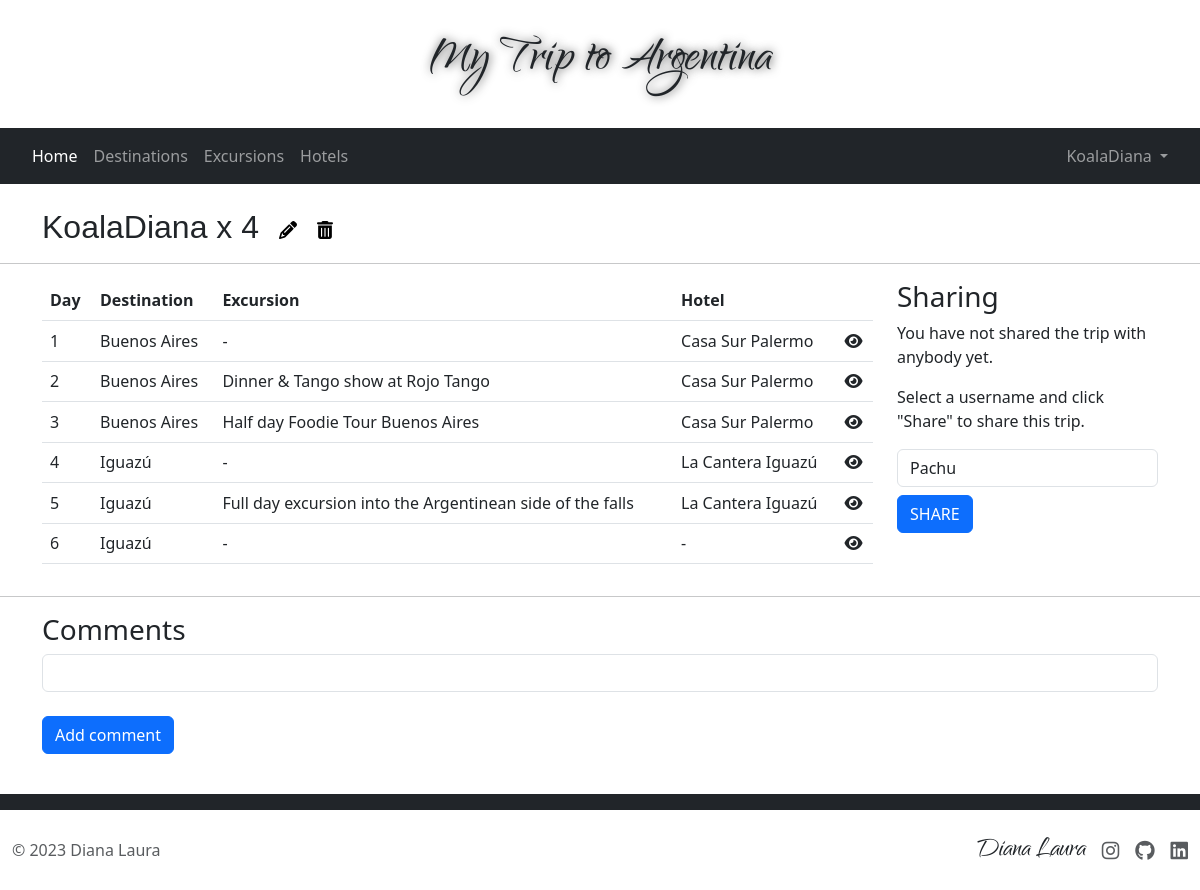
Screenshot of /trip/65 (signed in) with the database file from the repository.
### argentina/models.py (models this page shows, shortened)
class User(AbstractUser):
    def __str__(self):
        return f"{self.username}"

class Trip(models.Model):
    class Meta:
        ordering = ('-id',)
    name = models.CharField(max_length=200)
    nights = models.PositiveSmallIntegerField()
    user = models.ForeignKey(User, on_delete=models.CASCADE, related_name="trip_user")
    start_date = models.DateTimeField(default=django.utils.timezone.now, verbose_name='start_date')
    finish_date = models.DateTimeField(default=django.utils.timezone.now, verbose_name='finish_date')

class TripItem(models.Model):
    trip = models.ForeignKey(Trip, on_delete=models.CASCADE, related_name="items")
    dayInTrip = models.PositiveSmallIntegerField()
    destination = models.ForeignKey(Destination, on_delete=models.CASCADE, related_name="destination_item")
    excursion = models.ForeignKey(Excursion, on_delete=models.CASCADE, blank=True, null=True, related_name="excursion_item")
    hotel = models.ForeignKey(Hotel, on_delete=models.CASCADE, blank=True, null=True, related_name="hotel_item")
    warning = models.CharField(blank=True, max_length=500)

class Destination(models.Model):
    name = models.CharField(max_length=100)
    description = models.CharField(max_length=500)
    pic1_url = models.CharField(max_length=500)
    pic2_url = models.CharField(max_length=500)
    pic3_url = models.CharField(max_length=500)
    attractions = MultiSelectField(choices=ATTRACTIONS, max_length=500)
    interests = MultiSelectField(choices=INTERESTS, max_length=500)
    min_nights = models.PositiveSmallIntegerField()
    max_nights = models.PositiveSmallIntegerField()
    children_ranking = models.CharField(choices=CHILDREN_RANKING_OPTIONS, max_length=10)
    def __str__(self):
        return f"{self.name}"

class Hotel(models.Model):
    class Meta:
        ordering = ('name',)
    destination = models.ForeignKey(Destination, on_delete=models.CASCADE, related_name="properties")
    hotel_quality = models.CharField(choices=HOTEL_QUALITY_OPTIONS, max_length=10)
    name = models.CharField(max_length=100)
    description = models.CharField(max_length=800)
    pic1_url = models.CharField(max_length=500)
    pic2_url = models.CharField(max_length=500)
    pic3_url = models.CharField(max_length=500)
    min_age = models.PositiveSmallIntegerField()
    max_age = models.PositiveSmallIntegerField()
    def __str__(self):
        return f"{self.name}"

class Excursion(models.Model):
    class Meta:
        ordering = ('name',)
    destination = models.ForeignKey(Destination, on_delete=models.CASCADE, related_name="excursions")
    name = models.CharField(max_length=100)
    description = models.CharField(max_length=1500)
    pic1_url = models.CharField(max_length=500)
    pic2_url = models.CharField(max_length=500)
    pic3_url = models.CharField(max_length=500)
    season = MultiSelectField(choices=SEASONS, max_length=500)
    interests = MultiSelectField(choices=INTERESTS, max_length=500)
    min_age = models.PositiveSmallIntegerField()
    max_age = models.PositiveSmallIntegerField()

### argentina/views.py (the view)
# urls.py: path("trip/<str:trip_id>", views.display_trip, name="trip"),
@login_required
def display_trip(request, trip_id):
    trip = Trip.objects.get(pk=trip_id)
    shared_users_list = SharedUser.objects.filter(trip_user=request.user).filter(trip=trip)
    shared_users = []
    for i in shared_users_list:
        shared_users.append(i.shared_user)
    non_shared_users = []
    for user in User.objects.all():
        if shared_users:
            if user != request.user and user not in shared_users:
                non_shared_users.append(user)
        else:
            non_shared_users = User.objects.exclude(pk=request.user.id)
    return render(request, "argentina/trip.html", {
        "trip": trip,
        "items": TripItem.objects.filter(trip_id=trip_id),
        "comments": Comment.objects.filter(trip=trip),
        "users": non_shared_users,
        "shared": shared_users
    })

### argentina/templates/argentina/trip.html (shortened to what this page needs)
{% extends "argentina/layout.html" %}
{% block body %}
    <br>
    <div class="container">
        <h2 class="d-inline" id="title">{{ trip.name }}</h2>
        {% if request.user == trip.user %}
            <img src="../../static/argentina/images/icons/pencil.svg" class="mx-3 mb-2 d-inline pencil" id="pencil-title">
            <img src="../../static/argentina/images/icons/trash.svg"
                class="mb-2 d-inline trash"
                id="trash"
                data-bs-toggle="modal"
                data-bs-target="#delete-trip">
        {% endif %}
    </div>
    <hr>
    <div class="container">
        <div class="row">
            <main class="col col-12 col-lg-9">
                <div class="table-responsive">
                    <table class="table table-hover">
                        <thead>
                            <tr>
                                <th scope="col">Day</th>
                                <th scope="col">Destination</th>
                                <th scope="col">Excursion</th>
                                <th scope="col">Hotel</th>
                                <th></th>
                            </tr>
                        </thead>
                        <tbody>
                            {% for item in items %}
                                <tr>
                                    <td>{{ item.dayInTrip }}</td>
                                    <td>{{ item.destination }}<br>
                                    {% if item.excursion %}
                                        <td>{{ item.excursion.name }}
                                        </td>
                                    {% else %}
                                        <td>-</td>
                                    {% endif %}
                                    {% if item.hotel %}
                                        <td>{{ item.hotel }}</td>
                                    {% else %}
                                        <td>-</td>
                                    {% endif %}
                                    <td>
                                        <i class="fa-solid fa-eye trip-row" id="{{ item.id }}"></i>
                                    </td>
                                </tr>
                            {% endfor %}
                        </tbody>
                    </table>
                </div>
            </main>
            <aside class="col col-12 col-lg-3">
                <div>
                    <h3>Sharing</h3>
                    {% if request.user == trip.user %}
                        {% if shared %}
                            <p>You have shared your trip with:</p>
                            <ul>
                            {% for user in shared %}
                                <li>{{ user.username }}</li>
                            {% endfor %}
                            </ul>
                        {% else %}
                            <p>You have not shared the trip with anybody yet.</p>
                        {% endif %}
                        <p>Select a username and click "Share" to share this trip.</p>
                        <form action="{% url 'share' trip.id %}" method="post">
                            <div class="form-group mb-2">
                                <select class="form-control" name="shared-users">
                                    {% for user in users %}
                                        <option class="user" value="{{ user.id }}">{{ user.username }}</option>
                                    {% endfor %}
                                </select>
                            </div>
                            <input class="btn btn-primary mb-3" type="submit" value="SHARE">
                        </form>
                    {% else %}
                        <p>
                            This is a trip that you do not own to share. You can leave a message
                            in the comments section <a href="#comments">below</a>.
                        </p>
                    {% endif %}
                </div>
            </aside>
        </div>
    </div>
    <hr>
    <div id="comments" class="container">
        <h3>Comments</h3>
        <form action="{% url 'add_comment' trip.id %}" method="post">
            <div class="form-group">
                <input class="form-control my-2" type="text" name="comment">
                <input class="btn btn-primary my-3" type="submit" value="Add comment">
            </div>
        </form>
    </div>
    <br>
{% endblock %}

### argentina/templates/argentina/layout.html (shortened to what this page needs)
{% load static %}
<!DOCTYPE html>
<html lang="en">
    <head>
        <link href="{% static 'argentina/css/styles.css' %}" rel="stylesheet">
        <link href="../../static/argentina/css/bootstrap.min.css" rel="stylesheet">
    </head>
    <body>
        <div id="header">
            <div id="video-header">
                <video src="../../static/argentina/images/fondo.mov" autoplay="true" muted="true" loop="true" poster="../../static/argentina/images/fondo.jpeg"></video>
                <strong><h1 id="app-title">My Trip to Argentina</h1></strong>
            </div>
            <nav class="navbar navbar-expand-lg navbar-dark bg-dark px-4">
                <div class="collapse navbar-collapse" id="navbarSupportedContent">
                    <ul class="navbar-nav me-auto mb-2 mb-lg-0">
                        <li class="nav-item">
                            <a class="nav-link active" aria-current="page" href="{% url 'index' %}">Home
                            </a>
                        </li>
                        <li class="nav-item">
                            <a class="nav-link" href="{% url 'destinations' %}">Destinations</a>
                        </li>
                        <li>
                            <a class="nav-link" href="{% url 'excursions' %}">Excursions</a>
                        </li>
                        <li>
                            <a class="nav-link" href="{% url 'hotels' %}">Hotels</a>
                        </li>
                    </ul>
                    <ul class="nav navbar-nav">
                    {% if user.is_authenticated %}
                        <li class="nav-item dropdown">
                            <a class="nav-link dropdown-toggle" href="#" role="button" data-bs-toggle="dropdown" aria-expanded="false">
                                {{ user.username }}
                            </a>
                        </li>
                    {% endif %}
                    </ul>
                </div>
            </nav>
        </div>
        {% block body %}
        {% endblock %}
        <div class="bg-dark p-2"></div>
        <div class="container-fluid">
            <footer class="d-flex flex-wrap justify-content-between align-items-center py-2 my-2">
              <div class="col-md-4 d-flex align-items-center">
                <span class="mb-3 mb-md-0 text-muted">&copy; 2023 Diana Laura</span>
              </div>
              <ul class="nav col-md-4 justify-content-end list-unstyled d-flex align-items-center">
                <li id="brand-name">Diana Laura</li>
                <li class="ms-3"><a class="text-muted" target="_blank" href="https://www.instagram.com/diana.capellino/"><i class="fa-brands fa-instagram fa-lg" width="24" height="24"></i></a></li>
                <li class="ms-3"><a class="text-muted" target="_blank" href="https://github.com/DianaCapellino/"><i class="fa-brands fa-github fa-lg" width="24" height="24"></i></a></li>
                <li class="ms-3"><a class="text-muted" target="_blank" href="https://www.linkedin.com/in/diana-capellino-8865b4128/"><i class="fa-brands fa-linkedin fa-lg" width="24" height="24"></i></a></li>
              </ul>
            </footer>
        </div>
    </body>
</html>

### argentina/static/argentina/css/styles.css (style rules this page uses)
body { color: #101010; font-family: itc-avant-garde-gothic-pro, sans-serif; font-style: normal; font-weight: 300; }
#app-title { font-family: branditalic; font-size: 40px; text-align: center; padding: 2% 0; text-shadow: rgb(73, 73, 73) 1px 0 10px; }
#video-header { position: relative; overflow: hidden; height: 100%; }
video { position: absolute; left: 0; top: 0; width: 100%; z-index: -1; }
h2 { font-family: itc-avant-garde-gothic-pro, sans-serif; font-style: normal; font-weight: 700; }
#brand-name { font-family: branditalic, arial; font-size: 1.5rem; }
.pencil, .trash { height: 18px; }
@media (min-width: 400px) { #brand-name { font-size: 2rem; } }
@media (min-width: 400px) { #app-title { font-size: 60px; } }

### rows the page displays
User: username "KoalaDiana"
Trip: name "KoalaDiana x 4"
TripItem: dayInTrip "1", destination "Buenos Aires", hotel "Casa Sur Palermo"
TripItem: dayInTrip "2", destination "Buenos Aires", excursion.name "Dinner & Tango show at Rojo Tango", hotel "Casa Sur Palermo"
TripItem: dayInTrip "3", destination "Buenos Aires", excursion.name "Half day Foodie Tour Buenos Aires", hotel "Casa Sur Palermo"
TripItem: dayInTrip "4", destination "Iguazú", hotel "La Cantera Iguazú"
TripItem: dayInTrip "5", destination "Iguazú", excursion.name "Full day excursion into the Argentinean side of the falls", hotel "La Cantera Iguazú"
TripItem: dayInTrip "6", destination "Iguazú"

### other values shown
form field shared-users "Pachu"
